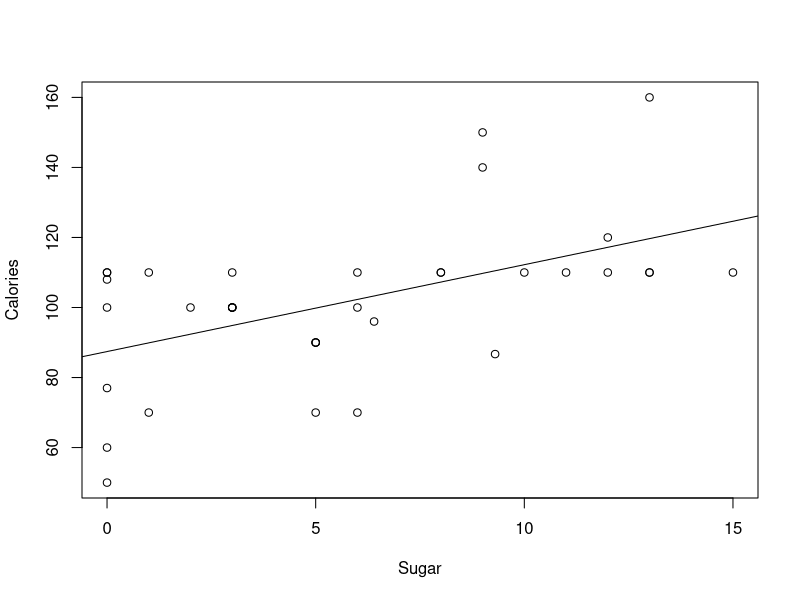
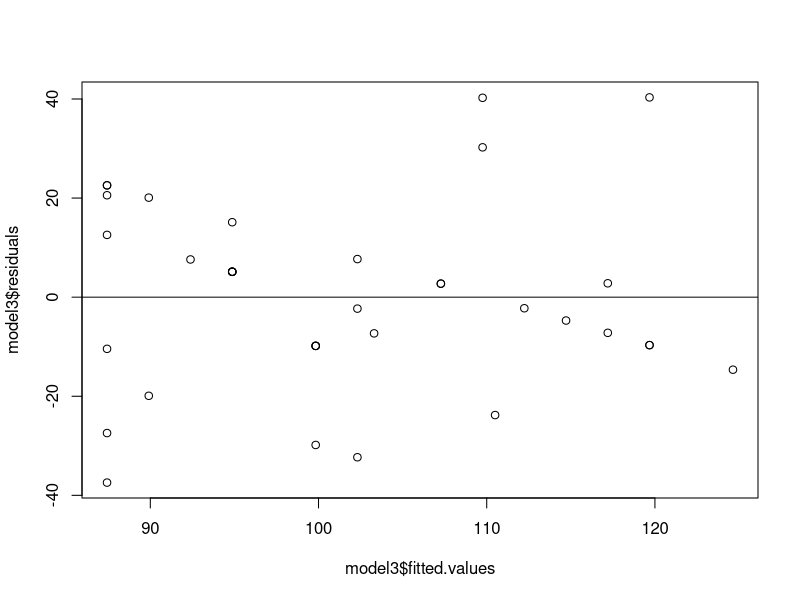
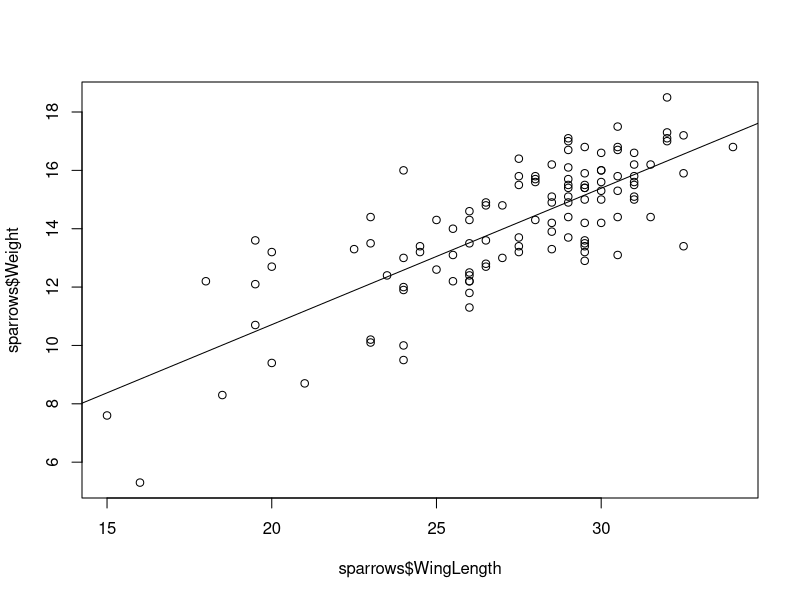
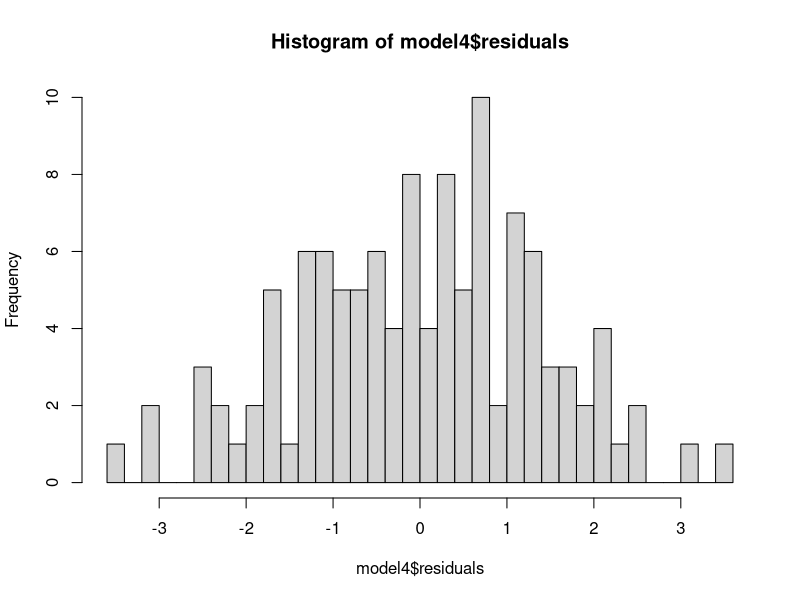
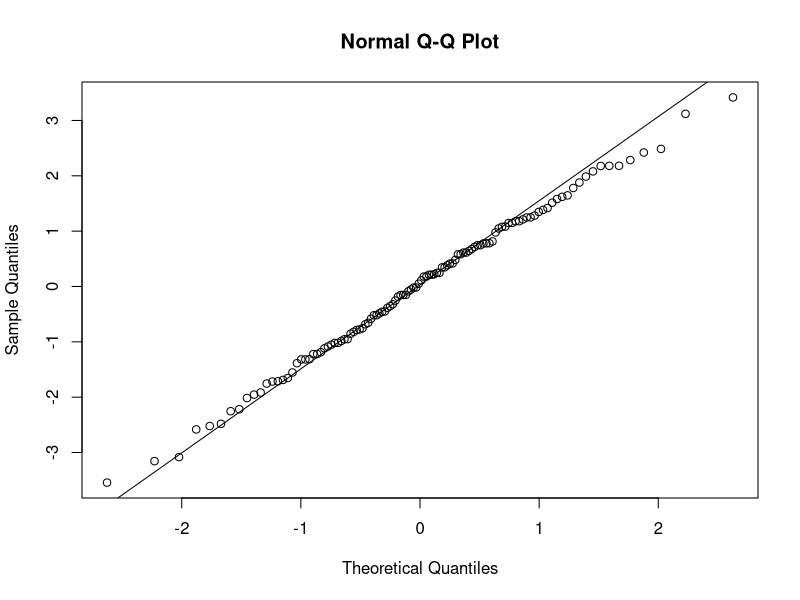
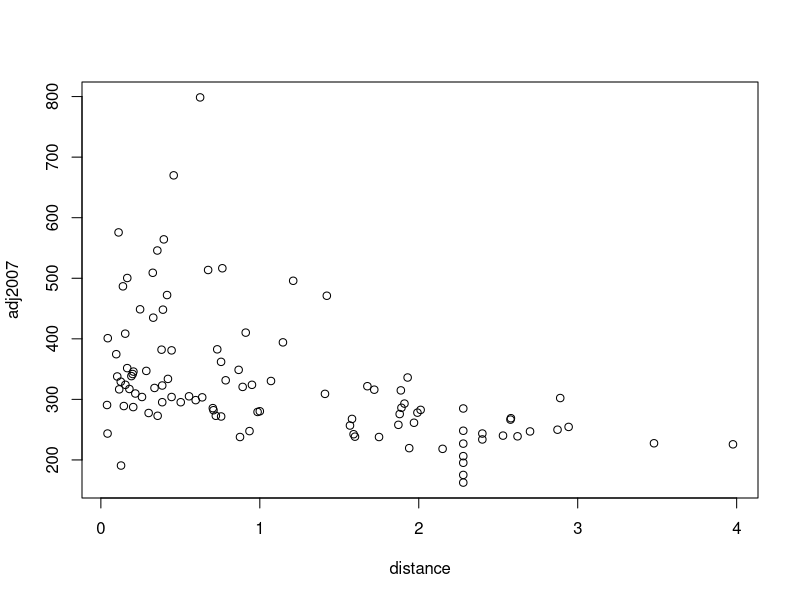
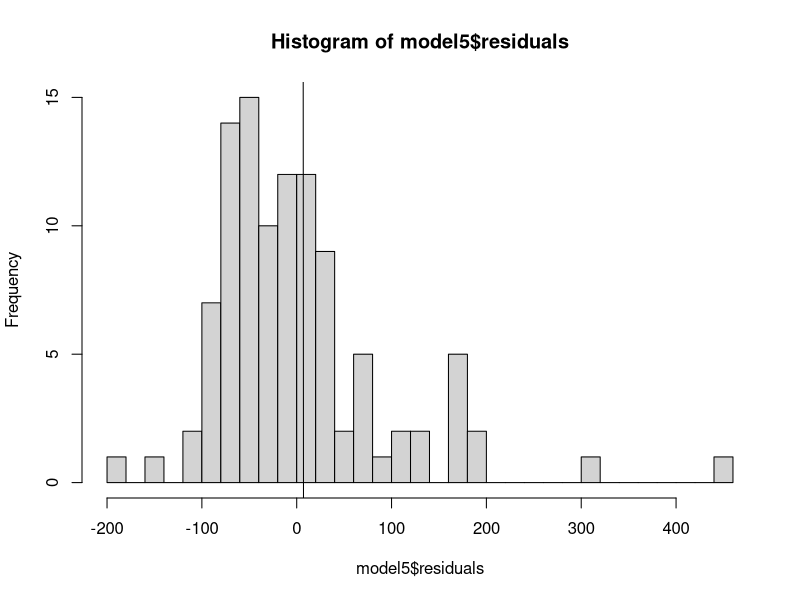
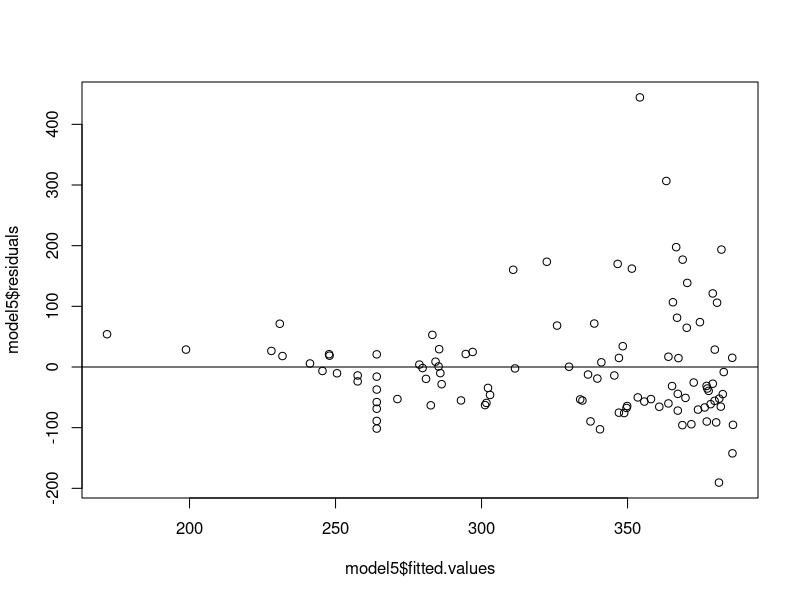

Recreate these plots in R, in order.
## ---- chunk 1
library(tidyverse)
## ---- chunk 2
leaf_width <- read_csv("../data_sets/chapter_1/LeafWidth.csv", show_col_types = FALSE)
model1 <- lm(Width~Year, leaf_width)
summary(model1)
37.72 - 0.0176 * 1966
## ---- chunk 3
faces <- read_csv("../data_sets/chapter_1/Faces.csv", show_col_types = FALSE)
model2 <- lm(MaxGripStrength~Attractive, data = faces)
summary(model2)

36.10 + 4.705 * 3
## ---- chunk 4
cereal <- read_csv("../data_sets/chapter_1/Cereal.csv", show_col_types=FALSE)
plot(Calories~Sugar, data=cereal)
model3 <- lm(Calories~Sugar, data=cereal)
abline(model3)
summary(model3)
## ---- chunk 5
87.428 + 5.1627 * 10
110 - (87.428 - 5.1627 * 1)
plot(model3$residuals~model3$fitted.values)
abline(0, 0)
## ---- chunk 6
sparrows <- read_csv("../data_sets/chapter_1/Sparrows.csv", show_col_types=FALSE)
model4 <- lm(Weight~WingLength, data=sparrows)
plot(sparrows$Weight~sparrows$WingLength)
abline(model4)
hist(model4$residuals, breaks = 30)
qqnorm(model4$residuals)
qqline(model4$residuals)
## ---- chunk 7
rails <- read_csv("../data_sets/chapter_1/RailsTrails.csv", show_col_types=FALSE)
plot(adj2007~distance, data = rails)
model5 <- lm(adj2007~distance, data = rails)
hist(model5$residuals, breaks=30)
abline(model5)
summary(model5)
plot(model5$residuals~model5$fitted.values)
abline(0,0)
qqnorm(model5$residuals)
qqline(model5$residuals)
## ---- chunk 8
volts <- read_csv("../data_sets/chapter_1/Volts.csv", show_col_types=FALSE)
model6 <- lm(Voltage~Time, data = volts)
plot(Voltage~Time, data = volts)
plot(model6$residuals~model6$fitted.values)
abline(0, 0)

plot(log(Voltage)~Time, data = volts)
model7 <- lm(log(Voltage)~Time, data = volts)
summary(model7)
plot(model7$residuals~model7$fitted.values)
# Why is the residuals plot still curved, even though the regression equation seems to fit it much better
## ---- chunk 9
caterpillars <- read_csv("../data_sets/chapter_1/Caterpillars.csv", show_col_types=FALSE)
plot(WetFrass~Mass, data = caterpillars)
plot(log10(WetFrass)~log10(Mass), data = caterpillars)
model8 <- lm(log10(WetFrass)~log10(Mass), data = caterpillars)
summary(model8)
abline(model8)
## ---- chunk 10
plot(Mass~Intake, data = caterpillars)
plot(LogMass~LogIntake, data = caterpillars)
model9 <- lm(LogMass~LogIntake, data = caterpillars)
abline(model9)
plot(model9$residuals~model9$fitted.values)
abline(0, 0)
qqnorm(model9$residuals)
qqline(model9$residuals)
## ---- chunk 11
plot(Intake~Mass, data = caterpillars)
plot(LogIntake~LogMass, data = caterpillars)
model10 <- lm(LogIntake~LogMass, data = caterpillars)
abline(model10)
plot(model10$residuals~model10$fitted.values)
abline(0, 0)
qqnorm(model10$residuals)
qqline(model10$residuals)
